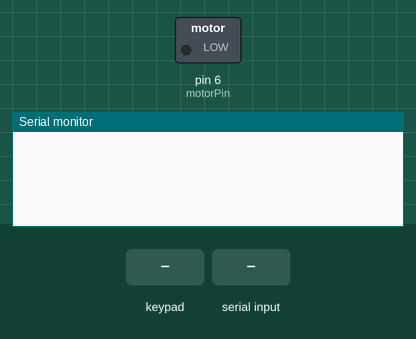
This sketch was run on a simulated Arduino Uno, built with avr-gcc and run on an emulated ATmega328P. Parts: switched loads named in the sketch (green lamp = pin HIGH), the last lines printed to the serial monitor. The inputs (shaded band) are chosen by the test bench.

Above: at 0.8 s.
0.9 s: keypad keys 1 5 4 4 pressed 0.4 s apart
At 2.9 s:
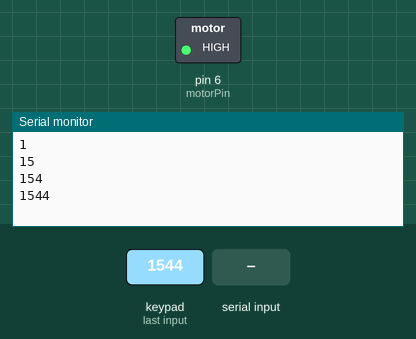
4.0 s: "*" received over the second serial link
At 5.2 s:
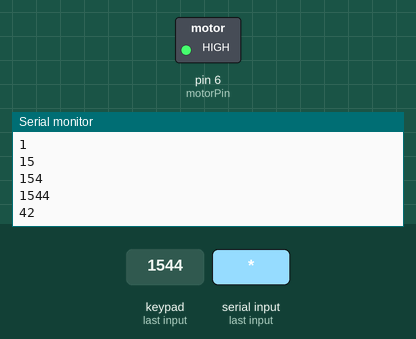
5.5 s: "1" received over the second serial link
At 6.6 s:
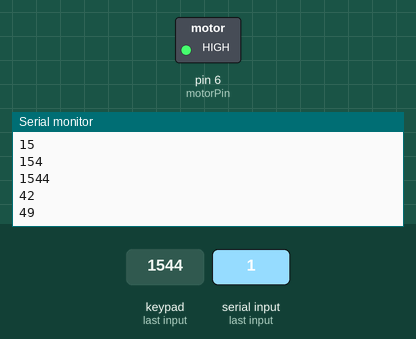
Timing chart, 0 to 8.5 s (numbered marks = the images above; inputs shaded):
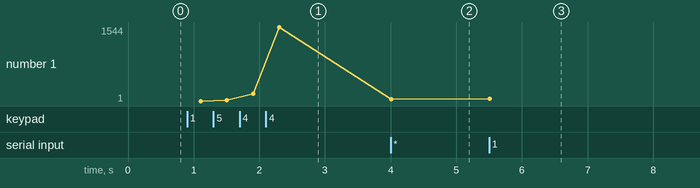

Measured:
- after the input at 0.9 s, the serial monitor: prints a new line after 0.21 s (image 1)
- after the input at 4.0 s, the serial monitor: prints a new line at once (image 2)
- after the input at 5.5 s, the serial monitor: prints a new line at once (image 3)
- plotted number 1: 1544 → 42 after the input at 4.0 s, 42 → 49 after the input at 5.5 s

The sketch:

Control_Serial.ino
```cpp
// constants won't change. Used here to set a pin number:
//#include <Wire.h>
#include <SoftwareSerial.h>
#include "Adafruit_Keypad.h"

const int motorPin = 6;
const byte ROWS = 4;
const byte COLS = 3;
//define symbols on the buttons of keypad
char keys[ROWS][COLS] = {
  {'1','2','3'},
  {'4','5','6'},
  {'7','8','9'},
  {'*','0','#'}
};
byte rowPins[ROWS] = {13,12,11,10}; //connect to the row pinouts of the keypad
byte colPins[COLS] = {9,8,7}; //connect to the column pinouts of the keypad
//initialize an instance of class NewKeypad
Adafruit_Keypad customKeypad = Adafruit_Keypad( makeKeymap(keys), rowPins, colPins, ROWS, COLS);


SoftwareSerial mySerial(3,2);
void setup() {
  Serial.begin(9600);
  while (!Serial) {};
  mySerial.begin(4800);
  customKeypad.begin();
  password();
  pinMode(motorPin, OUTPUT);
  digitalWrite(motorPin, HIGH);
}

void loop() {
  byte data;
  delay(100);
  if (mySerial.available()) {
    data = mySerial.read();
    Serial.println(data);
    if (data <= 90)
    {
      digitalWrite(motorPin, HIGH);
    }
    else
    {
      digitalWrite(motorPin, LOW);
    }
  }
}

void password()
{
  String passcode = "";
  String correct_code = "1544";

  while (passcode != correct_code)
  {
    customKeypad.tick();

    while(customKeypad.available())
    {
      keypadEvent e = customKeypad.read();
      if(e.bit.EVENT == KEY_JUST_PRESSED)
      {
        delay(200);
        passcode += ((char)e.bit.KEY);
        Serial.println(passcode);
        if (((char)e.bit.KEY) == '*')
        {
          passcode = "";
        }
      }
    }
  }


}
```
